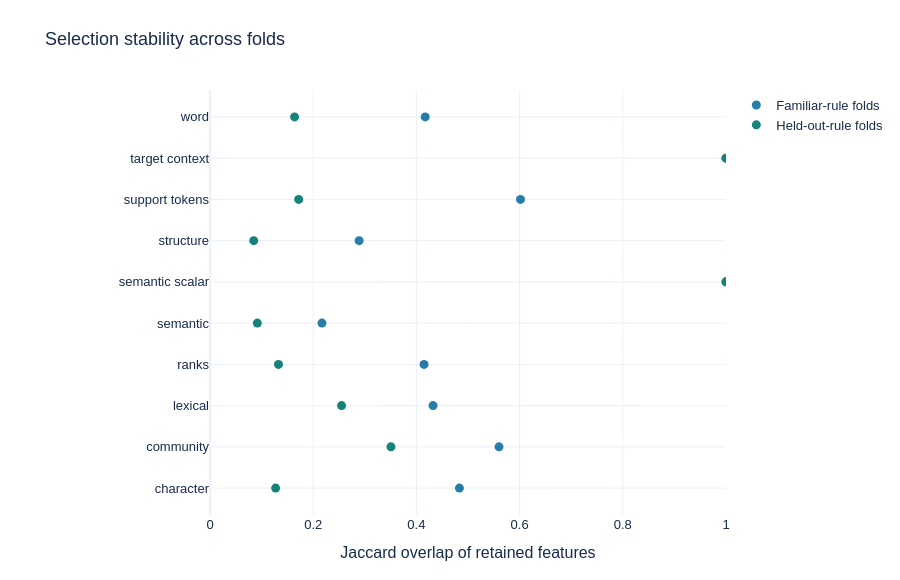

Notebook cell for this chart:
### Markdown cell above
## 6 · Attribute performance and inspect stability
Whole-family permutation within each validation rule measures dependence while avoiding impossible cross-rule shuffles. Repeated permutations and coefficient summaries are descriptive; correlated families can substitute for one another. Retained-name Jaccard measures selection stability separately from predictive usefulness. Raw token identities are excluded from public output.

SHAP is not added merely as decoration: these fixed linear probes already expose coefficients, matched ablations and group permutation. Those diagnostics directly answer the current feature questions without another correlated attribution summary.

### Code cell
display_figure(root, "stability")
permutation = pd.DataFrame(research["importance"])
permutation["mean_permutation_drop"] = permutation.within_rule_permutation_auc_drops.map(lambda values: sum(values) / len(values))
selected_importance = permutation[(permutation.protocol == "heldout_rule") & (permutation.model == "all_transfer")]
display(selected_importance.groupby("family").agg(mean_auc_drop=("mean_permutation_drop", "mean"), minimum_fold_drop=("mean_permutation_drop", "min"), maximum_fold_drop=("mean_permutation_drop", "max"), mean_absolute_logit=("mean_absolute_logit_contribution", "mean")).round(4))

### Figure 1 — Plotly figure (JSON) as saved in the notebook; plotly's stock layout.template omitted (floating-point values rounded to 4 significant figures)
{"data": [{"marker": {"color": "#277da8", "size": 9}, "mode": "markers", "name": "Familiar-rule folds", "type": "scatter", "x": [0.4834, 0.5601, 0.4322, 0.4148, 0.217, 1.0, 0.2889, 0.6017, 1.0, 0.4171], "y": ["character", "community", "lexical", "ranks", "semantic", "semantic scalar", "structure", "support tokens", "target context", "word"]}, {"marker": {"color": "#16837b", "size": 9}, "mode": "markers", "name": "Held-out-rule folds", "type": "scatter", "x": [0.1271, 0.3506, 0.2549, 0.1327, 0.09168, 1.0, 0.08475, 0.1719, 1.0, 0.164], "y": ["character", "community", "lexical", "ranks", "semantic", "semantic scalar", "structure", "support tokens", "target context", "word"]}], "layout": {"font": {"color": "#172b4d", "family": "Arial", "size": 13}, "height": 580, "margin": {"b": 65, "l": 210, "r": 45, "t": 90}, "paper_bgcolor": "white", "plot_bgcolor": "white", "title": {"text": "Selection stability across folds"}, "xaxis": {"range": [0, 1], "title": {"text": "Jaccard overlap of retained features"}}}}
